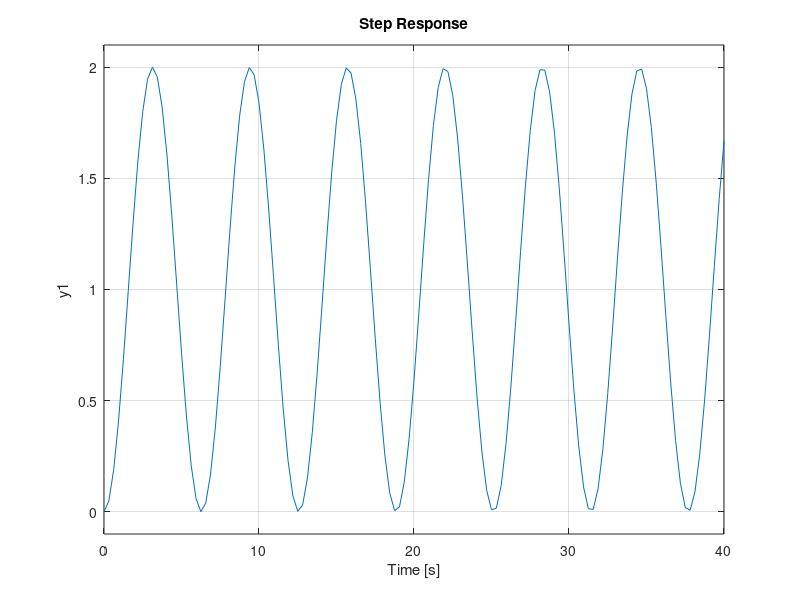
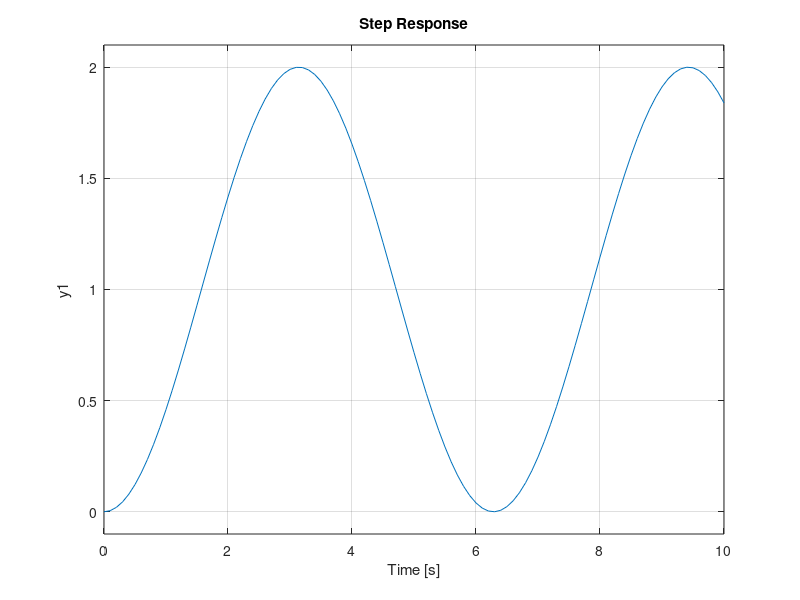
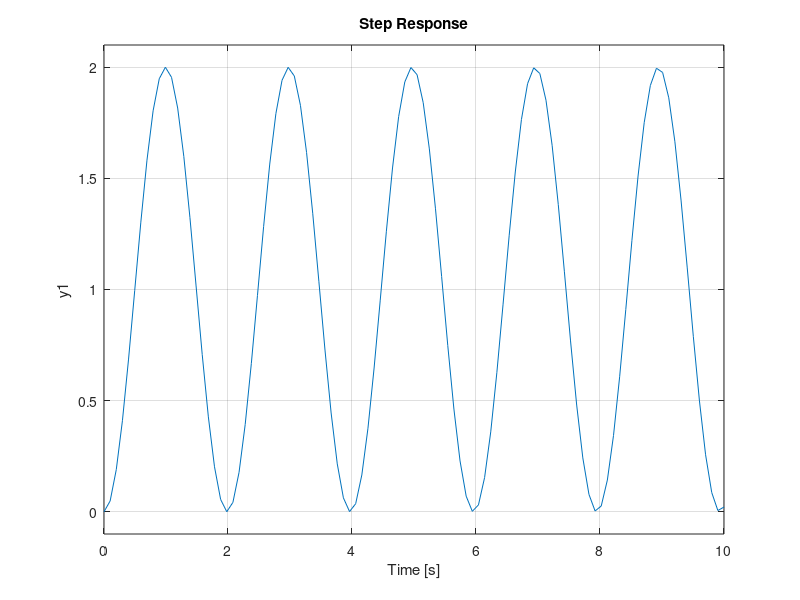
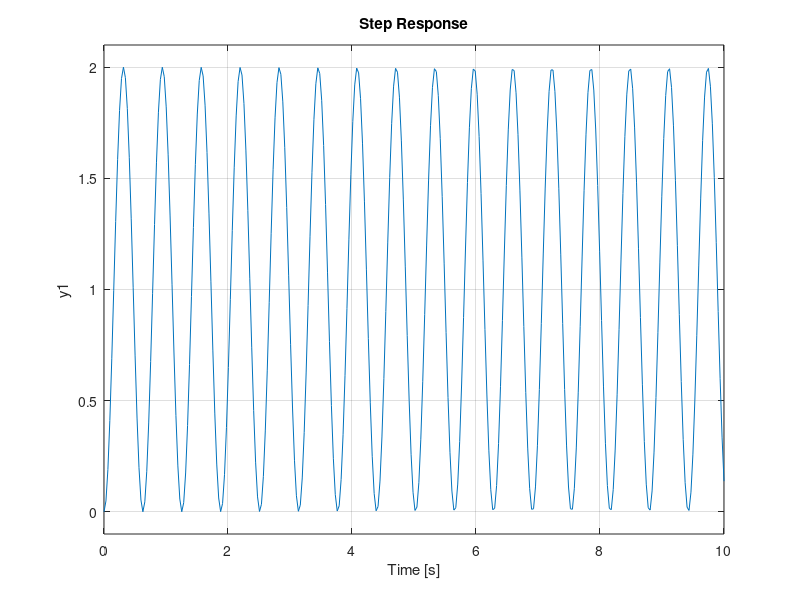

Source code (MATLAB) for these figures, in order: (Note: this script raises an error after producing the figures.)
close all
clear

s = tf([1 0], [1])
G = 1/s^2

C = 1;
figure()
step(feedback(G*C, 1))
figure()
step(feedback(G*C, 1), 10)
figure()
step(feedback(G*10*C, 1), 10)
figure()
step(feedback(G*100*C, 1), 10)
figure()
step(feedback(G*2*s+1, 1), 10)

rltool(G, 1+s)
